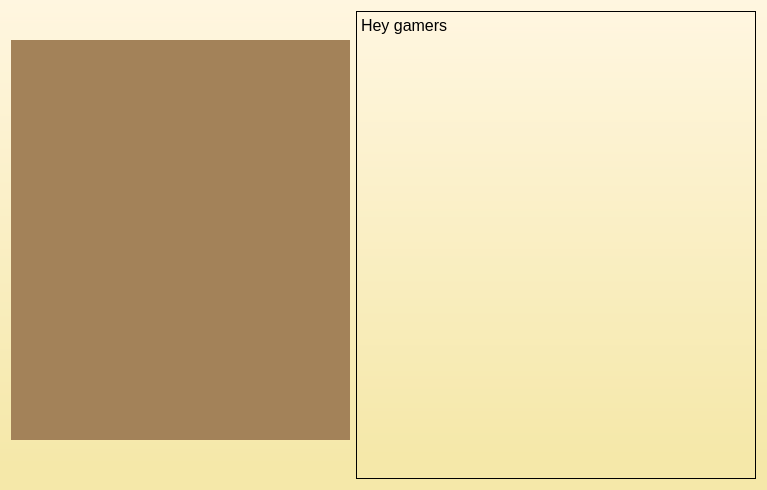
<?xml version="1.0" encoding="UTF-8"?>
<ui version="4.0">
 <class>clientTab</class>
 <widget class="QWidget" name="clientTab">
  <property name="geometry">
   <rect>
    <x>0</x>
    <y>0</y>
    <width>767</width>
    <height>490</height>
   </rect>
  </property>
  <property name="windowTitle">
   <string>Form</string>
  </property>
  <property name="styleSheet">
   <string notr="true">
background-color: qlineargradient(spread:pad, x1:1, y1:0.948864, x2:1, y2:0, stop:0 rgba(245, 232, 169, 255), stop:1 rgba(255, 246, 224, 255));</string>
  </property>
  <layout class="QGridLayout" name="gridLayout_2">
   <property name="sizeConstraint">
    <enum>QLayout::SetMinAndMaxSize</enum>
   </property>
   <item row="0" column="0">
    <layout class="QVBoxLayout" name="verticalLayout">
     <item>
      <widget class="QLabel" name="client_image">
       <property name="maximumSize">
        <size>
         <width>16000</width>
         <height>400</height>
        </size>
       </property>
       <property name="styleSheet">
        <string notr="true">background-color: rgb(163, 130, 89);</string>
       </property>
       <property name="text">
        <string/>
       </property>
      </widget>
     </item>
     <item>
      <spacer name="verticalSpacer">
       <property name="orientation">
        <enum>Qt::Vertical</enum>
       </property>
       <property name="sizeType">
        <enum>QSizePolicy::Minimum</enum>
       </property>
       <property name="sizeHint" stdset="0">
        <size>
         <width>20</width>
         <height>10</height>
        </size>
       </property>
      </spacer>
     </item>
    </layout>
   </item>
   <item row="0" column="1">
    <widget class="QTextBrowser" name="textBrowser">
     <property name="maximumSize">
      <size>
       <width>400</width>
       <height>16000</height>
      </size>
     </property>
     <property name="styleSheet">
      <string notr="true">font: 12pt &quot;Courier&quot;;</string>
     </property>
     <property name="html">
      <string>&lt;!DOCTYPE HTML PUBLIC &quot;-//W3C//DTD HTML 4.0//EN&quot; &quot;http://www.w3.org/TR/REC-html40/strict.dtd&quot;&gt;
&lt;html&gt;&lt;head&gt;&lt;meta name=&quot;qrichtext&quot; content=&quot;1&quot; /&gt;&lt;meta charset=&quot;utf-8&quot; /&gt;&lt;style type=&quot;text/css&quot;&gt;
p, li { white-space: pre-wrap; }
hr { height: 1px; border-width: 0; }
li.unchecked::marker { content: &quot;\2610&quot;; }
li.checked::marker { content: &quot;\2612&quot;; }
&lt;/style&gt;&lt;/head&gt;&lt;body style=&quot; font-family:'Courier'; font-size:12pt; font-weight:400; font-style:normal;&quot;&gt;
&lt;p style=&quot; margin-top:0px; margin-bottom:0px; margin-left:0px; margin-right:0px; -qt-block-indent:0; text-indent:0px;&quot;&gt;Hey gamers&lt;/p&gt;&lt;/body&gt;&lt;/html&gt;</string>
     </property>
    </widget>
   </item>
  </layout>
 </widget>
 <resources/>
 <connections/>
</ui>
